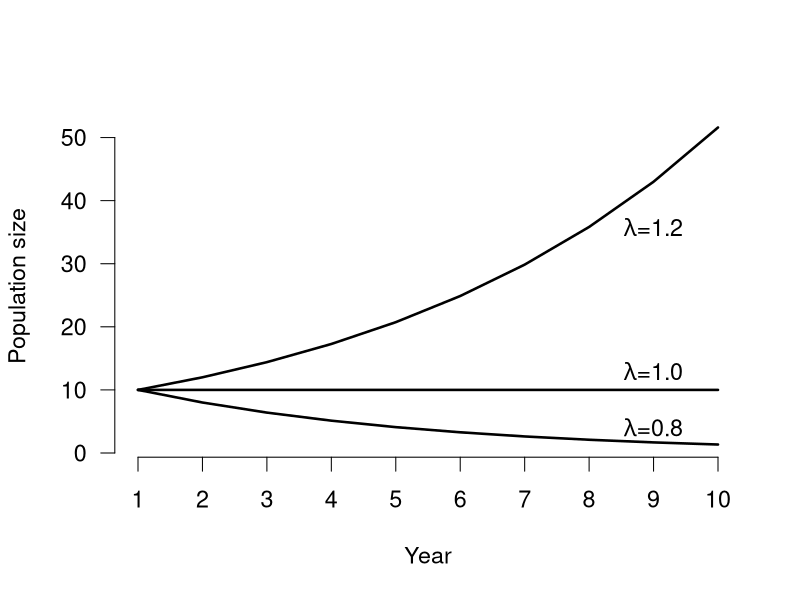

Write the R code that produced this figure.
# Schaub & Kéry (2022) Integrated Population Models
# Chapter 3 : Introduction to stage-structured population models
# ----------------------------------------------------
# Code from final MS.


# 3.1 Introduction
# ================

# ~~~~ Create Figure 3.1 ~~~~
T <- 9                              # Number of years
N <- matrix(NA, nrow=T+1, ncol=3)   # Matrix to hold size of 3 populations
lambda <- c(0.8, 1, 1.2)            # Pop. growth rate of 3 pops
N[1,] <- 10                         # Initial population size is 10
for (t in 1:T){                     # Loop over years
  for (k in 1:3){                   # Loop over 3 populations
    N[t+1,k] <- lambda[k] * N[t,k]  # Project pop. one time step forward
  } #k
} #t

op <- par(cex=1.4)
plot(N[,1], type="l", ylim=range(N), ylab="Population size", xlab="Year", axes=FALSE, lwd=2.5)
lines(N[,2], lwd=2.5)
lines(N[,3], lwd=2.5)
axis(1, at=1:(T+1), labels=1:(T+1))
axis(2, las=1)
text(x=T, y=N[5,1], expression(paste(lambda, "=0.8")))
text(x=T, y=N[10,2] + 3, expression(paste(lambda, "=1.0")))
text(x=T, y=N[8,3], expression(paste(lambda, "=1.2")))
par(op)
# ~~~~~~~~~~~~~~~~~~~~~~~~~~~~~~~~~~
